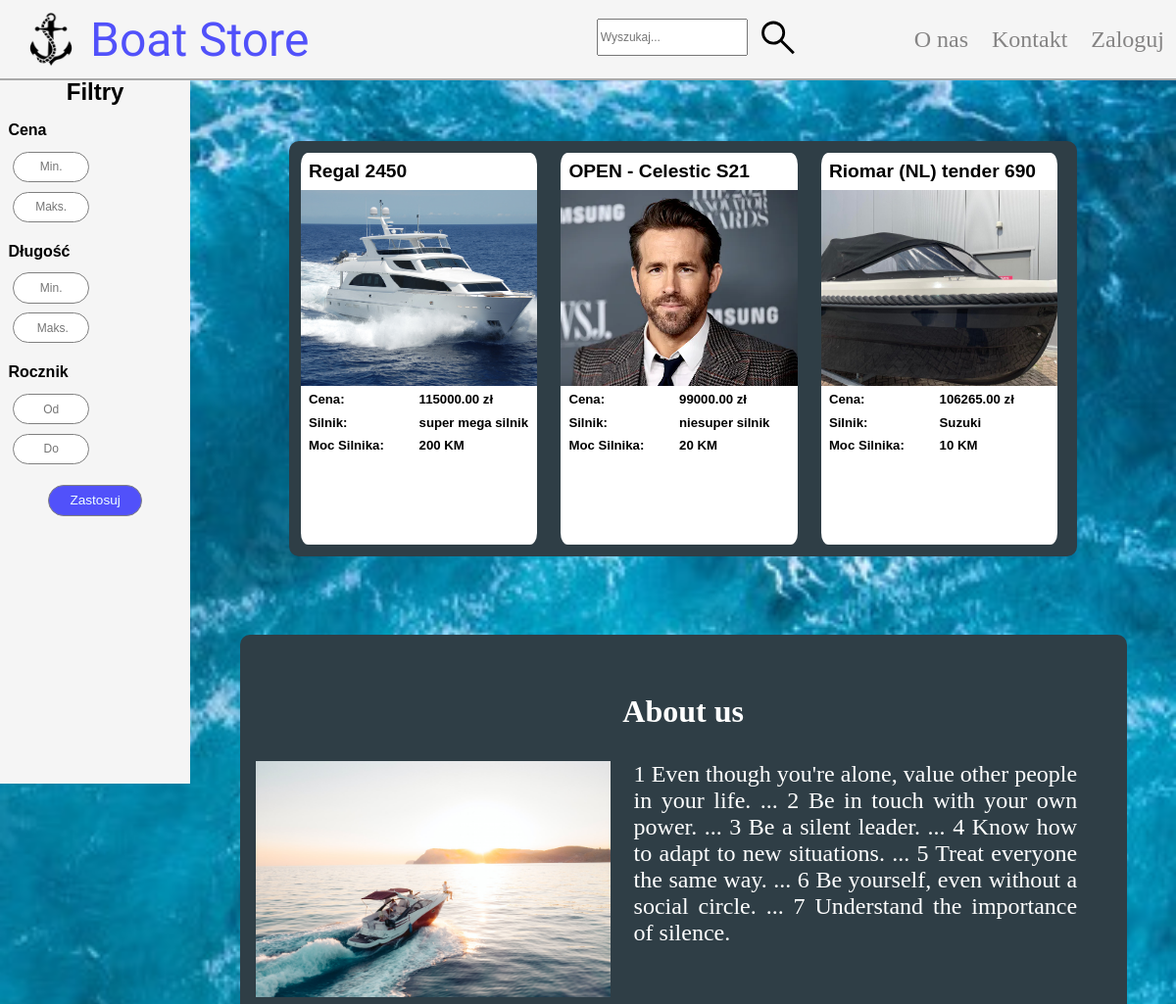
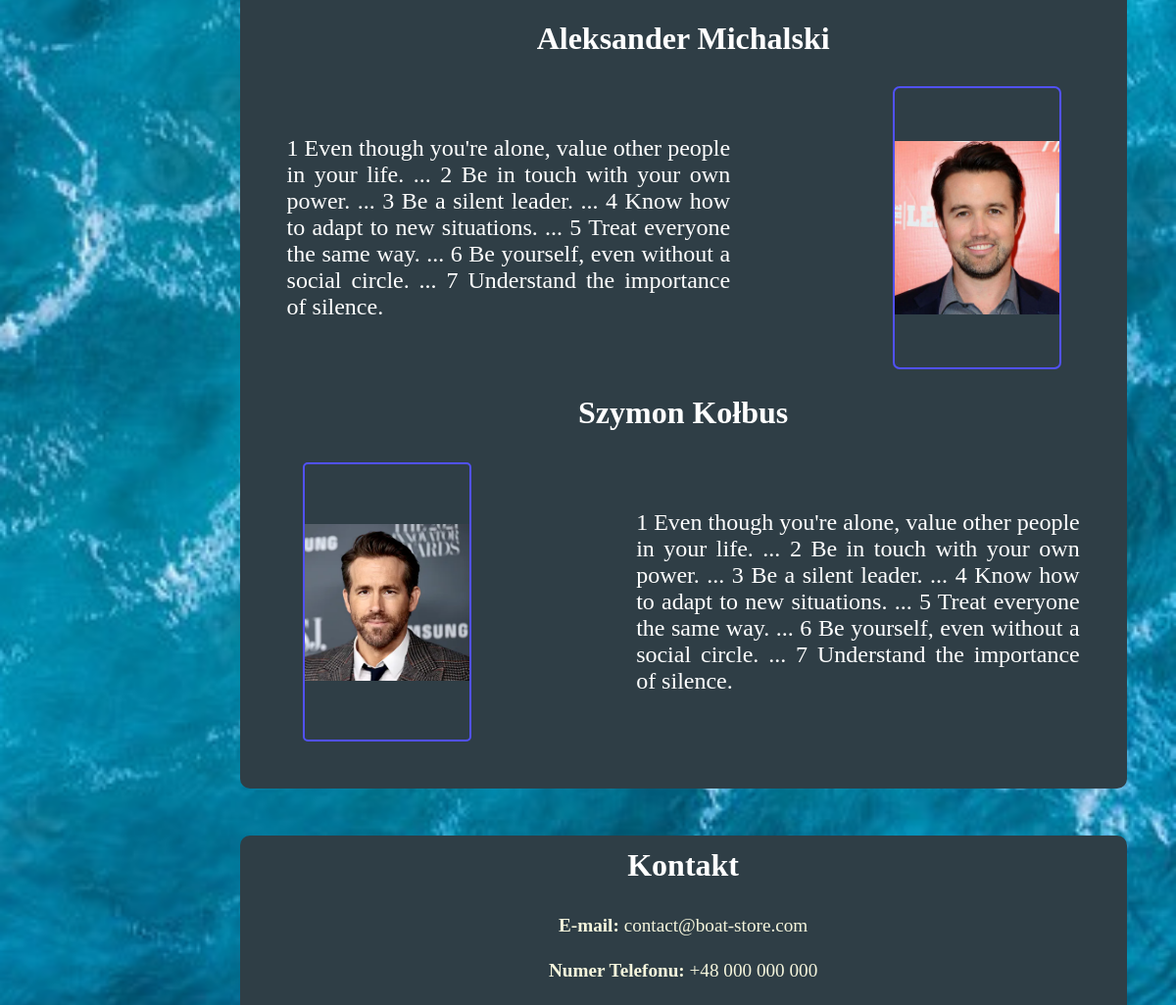
The page / on the database its author committed (2 pictures, top to bottom).
### tables this page shows
CREATE TABLE `boats` (
  `id` int(11) NOT NULL,
  `model` varchar(50) NOT NULL,
  `production_year` int(11) NOT NULL,
  `price` decimal(10,2) NOT NULL,
  `length` decimal(10,2) NOT NULL,
  `height` decimal(10,2) NOT NULL,
  `width` decimal(10,2) NOT NULL,
  `category` enum('engine_boat','rowing_boat','sailing_boat') NOT NULL,
  `engine` varchar(100) NOT NULL,
  `fuel_type` enum('electric','diesel','gas','other') NOT NULL,
  `horse_power` int(11) NOT NULL,
  `main_img_path` varchar(50) NOT NULL,
  `description` text DEFAULT NULL
);

### index.php (the view, shortened to what this page needs)
<?php
    $db = new PDO('mysql:host=localhost;dbname=boat_store', 'root', '');
    $email = $_SESSION['email'] ?? null;
    $search = $_GET['search'] ?? $_SESSION['search'] ?? null;
    (!empty($_POST['minLength'])) ? $minLength = $_POST['minLength'] : $minLength = 0;
    (!empty($_POST['maxLength'])) ? $maxLength = $_POST['maxLength'] : $maxLength = 1_000_000_000;
    (!empty($_POST['minPrice'])) ? $minPrice = $_POST['minPrice'] : $minPrice = 0;
    (!empty($_POST['maxPrice'])) ? $maxPrice = $_POST['maxPrice'] : $maxPrice = 1_000_000_000;
    (!empty($_POST['minYear'])) ? $minYear = $_POST['minYear'] : $minYear = 0;
    (!empty($_POST['maxYear'])) ? $maxYear = $_POST['maxYear'] : $maxYear = 3_000_000_000;
    $stmt = $db -> query("  SELECT * FROM boats
                            WHERE boats.model LIKE '%{$search}%'
                            AND boats.length BETWEEN '$minLength' AND '$maxLength'
                            AND boats.price BETWEEN '$minPrice' AND '$maxPrice'
                            AND boats.production_year BETWEEN '$minYear' AND '$maxYear'
                            ");
    $boats = $stmt -> fetchAll();
?>
<!DOCTYPE html>
<html lang="en">
<head>
    <link rel="stylesheet" href="style.css">
</head>
<body>
    <div class="nav">
        <img src="images/anchor.png" alt="captain" class="logo">
        <a href="index.php" class="title">Boat Store</a>
        <div class="navbar">
            <form action="./index.php" method="get" class="search" autocomplete="off">
                <input type="text" name="search" id="search" class="search_input" placeholder="Wyszukaj...">
                <button type="submit" class="search_icon"></button>
            </form>
            <a href="#about_us" class="menu">O nas</a>
            <a href="#contact" class="menu">Kontakt</a>
            <?php if($email == null): ?>
                <a href="./PHP/login.php" class="menu">Zaloguj</a>
            <?php endif; ?>
        </div>
    </div>
    <div class="content">
        <div class="side_bar">
            <div>
                <h4 class="filters_title">Filtry</h4>
            </div>
            <form action="./index.php" method="post" class="filters" autocomplete="off">
                <div>
                    <div>
                        <p class="filter_header">Cena</p>
                        <input type="text" name="minPrice" id="minPrice" placeholder="Min." pattern="\d*" class="filter_input">
                        <input type="text" name="maxPrice" id="maxPrice" placeholder="Maks." pattern="\d*" class="filter_input">
                    </div>
                    <div>
                        <p class="filter_header">Długość</p>
                        <input type="text" name="minLength" id="minLength" placeholder="Min." pattern="\d*" class="filter_input">
                        <input type="text" name="maxLength" id="maxLength" placeholder=" Maks." pattern="\d*" class="filter_input">
                    </div>
                    <div>
                        <p class="filter_header">Rocznik</p>
                        <input type="text" name="minYear" id="minYear" placeholder="Od" pattern="\d*" class="filter_input">
                        <input type="text" name="maxYear" id="maxYear" placeholder="Do" pattern="\d*" class="filter_input">
                    </div>
                    <div class="center">
                        <input type="submit" value="Zastosuj" class="filters_submit">
                    </div>
                </div>
            </form>
        </div>
        <div class="middle">
            <div class="boats">
                <?php foreach($boats as $index => $b): ?>
                    <a href="./PHP/boat.php?id=<?= $b['id'] ?>" class="boat_card">
                        <div>
                            <div class="test_div">
                                <h4><?= $b['model'] ?></h4>
                            </div>
                            <img src="<?= $b['main_img_path'] ?>" alt="łódź" class="boat_card_img">
                            <div class="boat_info_parent">
                                <span class="boat_info">Cena: </span><span class="boat_info"><?= $b['price'] ?> zł</span>
                                <span class="boat_info">Silnik: </span><span class="boat_info"><?= $b['engine'] ?></span>
                                <span class="boat_info">Moc Silnika: </span class="boat_info"><span class="boat_info"><?= $b['horse_power'] ?> KM</span>
                            </div>
                        </div>
                    </a>
                <?php endforeach; ?>
            </div>
            <div class="about_us" id="about_us">
                <div class="main">
                    <h3>About us</h3>
                    <img src="images/about_us.png" alt="" class="about_us_boat">
                    <span class="about_us_description">1 Even though you're alone, value other people in your life. ...
                        2 Be in touch with your own power. ...
                        3 Be a silent leader. ...
                        4 Know how to adapt to new situations. ...
                        5 Treat everyone the same way. ...
                        6 Be yourself, even without a social circle. ...
                        7 Understand the importance of silence.</span>
                </div>
                <div class="olek">
                    <h3 class="name">Aleksander Michalski</h3>
                    <span class="description">1 Even though you're alone, value other people in your life. ...
                        2 Be in touch with your own power. ...
                        3 Be a silent leader. ...
                        4 Know how to adapt to new situations. ...
                        5 Treat everyone the same way. ...
                        6 Be yourself, even without a social circle. ...
                        7 Understand the importance of silence.</span>
                    <img src="images/rob2.png" alt="" class="rob">
                </div>
                <div class="szymon">
                    <h3 class="name">Szymon Kołbus</h3>
                    <img src="images/ryan2.png" alt="" class="ryan">
                    <span class="description">1 Even though you're alone, value other people in your life. ...
                        2 Be in touch with your own power. ...
                        3 Be a silent leader. ...
                        4 Know how to adapt to new situations. ...
                        5 Treat everyone the same way. ...
                        6 Be yourself, even without a social circle. ...
                        7 Understand the importance of silence.</span>
                </div>
            </div>
            <div class="footer" id="contact">
                <h3>Kontakt</h3>
                <div class="kontakt">
                    <span class="b">E-mail: </span><span class="">contact@boat-store.com</span>
                </div>
                <div class="kontakt">
                    <span class="b">Numer Telefonu: </span><span class=""> +48 000 000 000</span>
                </div>
            </div>
        </div>
    </div>
</body>
</html>

### style.css (style rules this page uses)
* { margin: 0; }
html { height: 100%; width: 100%; scroll-behavior: smooth; }
body { height: 100%; width: 100%; }
.boat_info_parent { padding-left: 0.5rem; padding-right: 0.5rem; }
.boat_info { font-family: 'Lucida Sans', 'Lucida Sans Regular', 'Lucida Grande', 'Lucida Sans Unicode', Geneva, Verdana, sans-serif; display: inline-block; width: 50%; margin-bottom: 0.5em; font-weight: bold; font-size: 1.1vw; }
.test_div { font-size: 1.6vw; padding: 0.5rem; font-family: 'Gill Sans', 'Gill Sans MT', Calibri, 'Trebuchet MS', sans-serif; }
.nav { position: fixed; top: 0; display: flex; width: 100%; height:10vh; border-bottom: solid 2px darkgray; background-color: whitesmoke; align-items: center; z-index: 1; }
.logo { margin: 1vh; margin-left: 2vw; margin-right: 1vw; height: 70%; border-radius: 50%; }
.title { display: flex; justify-content: center; align-items: center; margin: 0; font-family: "Sail", sans-serif; font-size: 6vh; text-decoration: none; color: rgb(81, 81, 250); }
.navbar { display: flex; position: absolute; height: 100%; align-items: center; right: 0px; }
.menu { font-size: 3vh; margin: 1vw; text-decoration: none; color: rgb(133, 132, 132); }
.search_icon { background: none; border: none; }
.search { display: flex; flex-direction: row; margin-right: 8vw; resize: both; width: 18vw; height: 100%; }
.search_input { width: 80%; height: 40%; transform: translateY(50%); font-size: 1vw; }
.content { display: flex; position: relative; top: 10vh; width: 100%; }
.middle { display: flex; justify-content: center; align-items: center; flex-wrap: wrap; overflow: hidden; width: 85%; height: 100%; }
.boats { display: flex; flex-wrap: wrap; width: 80%; height: 100%; margin-top: 8vh; background-color: #2f3e46; border-radius: 10px; }
.boat_card { display: flex; flex-wrap: wrap; background-color: white; width: 30%; height: 50vh; margin: 1.5%; border-radius: 3%; text-decoration: none; color: black; }
.boat_card_img { object-fit: cover; width: 100%; height: 25vh; }
.about_us { display: flex; flex-wrap: wrap; margin-top: 5em; width: 90%; background-color: #2f3e46; padding-top: 3em; padding-bottom: 3rem; border-radius: 10px; }
#about_us { scroll-margin-top: 10vh; }
.main { display: flex; flex-wrap: wrap; width: 100%; background-color: #2f3e46; }
h3 { text-align: center; font-size: 2rem; color: white; width: 100%; margin-top: 1.5vh; margin-bottom: 2rem; }
.about_us_boat { object-fit: cover; float: left; margin-left: 1em ; width: 40%; }
.about_us_description { float: right; color: white; width: 50%; margin-left: 1em; font-size: 1.5rem; text-align: justify; }
.description { float: right; color: white; width: 50%; padding: 2em; font-size: 1.5rem; text-align: justify; }
.olek, .szymon { display: flex; flex-wrap: wrap; margin-top: 1em; width: 100%; background-color: #2f3e46; }
.rob { object-fit: scale-down; float: right; margin-left: 10vw ; width: 14vw; height: auto; outline: 2px solid rgb(81, 81, 250); border-radius: 5px; }
.ryan { object-fit: scale-down; float: left; margin-left: auto; margin-right: 10vw; width: 14vw; border: solid 2px rgb(81, 81, 250); border-radius: 5px; }
.footer { width: 90%; margin-top: 3em; background-color: #2f3e46; border-top-left-radius: 10px; border-top-right-radius: 10px; }
.kontakt { color: beige; font-size: 1.2rem; text-align: center; margin-top: 2vh; margin-bottom: 3vh; }
.b { font-weight: bold; }
.side_bar { display: inline; width: 15%; height: 90vh; background-color: whitesmoke; position: sticky; top: 10vh; padding-left: 0.7vw; padding-right: 0.7vw; }
.filter_input { border: 1px solid gray; border-radius: 20px; width: 6vw; height: 1.7rem; text-align: center; margin: 0.4vw; font-size: 1vw; }
.filter_input::placeholder { text-align: center; }
.filter_header { margin-top: 1rem; margin-bottom: 0.5rem; text-align: start; font-size: 2vh; font-weight: bold; font-family:'Lucida Sans', 'Lucida Sans Regular', 'Lucida Grande', 'Lucida Sans Unicode', Geneva, Verdana, sans-serif; }
.filters_submit { border: 1px solid gray; background-color: rgb(81, 81, 250); color: azure; border-radius: 20px; width: 8vw; height: 2rem; font-size: 1.7vh; }
.center { margin-top: 1rem; display: flex; justify-content: center; }
.filters_title { font-size: 2vw; font-family: 'Gill Sans', 'Gill Sans MT', Calibri, 'Trebuchet MS', sans-serif; font-weight: bold; text-align: center; }

### rows shown on the page
boats: model "Regal 2450", main_img_path (picture), price "115000.00", engine "super mega silnik", horse_power "200"
boats: model "OPEN - Celestic S21", main_img_path (picture), price "99000.00", engine "niesuper silnik", horse_power "20"
boats: model "Riomar (NL) tender 690", main_img_path (picture), price "106265.00", engine "Suzuki", horse_power "10"
